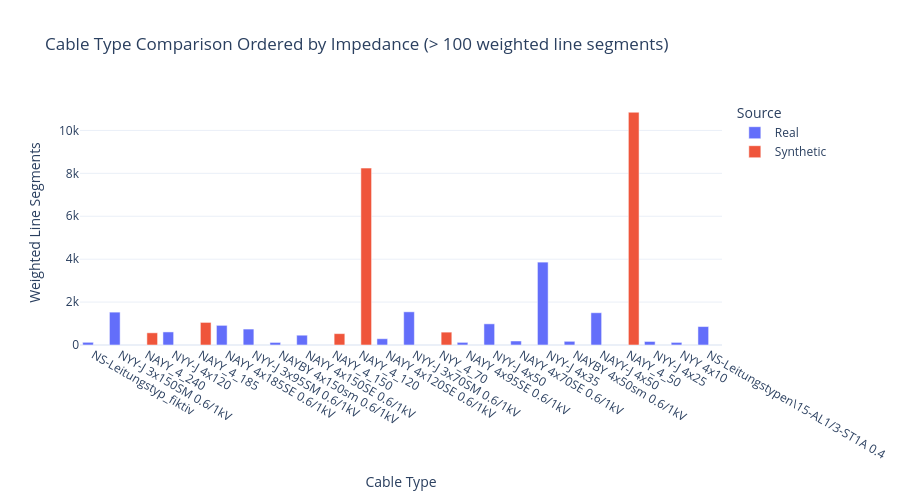

Notebook code cell kept with this figure:
### Code cell
_ = show_cable_type_comparison(
    PLZ,
    real_grid_dir=REAL_GRID_DIR,
    min_segment_count=MIN_CABLE_SEGMENTS,
 )

### Figure 1 — Plotly figure (JSON) as saved in the notebook; plotly's stock layout.template omitted (floating-point values rounded to 4 significant figures)
{"data": [{"alignmentgroup": "True", "customdata": [[1.223, 0.0], [40.34, 0.1453], [18.34, 0.1735], [30.45, 0.1836], [18.77, 0.208], [2.758, 0.2197], [11.69, 0.2218], [8.619, 0.2666], [32.89, 0.2788], [5.336, 0.3311], [20.88, 0.3961], [4.666, 0.4518], [56.19, 0.5309], [1.689, 0.6465], [22.28, 0.6466], [2.279, 0.7324], [1.749, 1.833], [10.97, 1.909]], "hovertemplate": "Source=Real<br>Cable Type=%{x}<br>Weighted Line Segments=%{y}<br>total_length_km=%{customdata[0]}<br>impedance_ohm_per_km=%{customdata[1]}<extra></extra>", "legendgroup": "Real", "marker": {"color": "#636efa", "pattern": {"shape": ""}}, "name": "Real", "offsetgroup": "Real", "orientation": "v", "showlegend": true, "textposition": "auto", "type": "bar", "x": ["NS-Leitungstyp_fiktiv", "NYY-J 3x150SM 0.6/1kV", "NYY-J 4x120", "NAYY 4x185SE 0.6/1kV", "NYY-J 3x95SM 0.6/1kV", "NAYBY 4x150sm 0.6/1kV", "NAYY 4x150SE 0.6/1kV", "NAYY 4x120SE 0.6/1kV", "NYY-J 3x70SM 0.6/1kV", "NAYY 4x95SE 0.6/1kV", "NYY-J 4x50", "NAYY 4x70SE 0.6/1kV", "NYY-J 4x35", "NAYBY 4x50sm 0.6/1kV", "NAYY-J 4x50", "NYY-J 4x25", "NYY 4x10", "NS-Leitungstypen\\15-AL1/3-ST1A 0.4"], "xaxis": "x", "y": [126.0, 1532.0, 609.0, 916.0, 743.0, 120.0, 457.0, 293.0, 1547.0, 123.0, 987.0, 187.0, 3863.0, 172.0, 1504.0, 165.0, 121.0, 860.0], "yaxis": "y"}, {"alignmentgroup": "True", "customdata": [[15.82, 0.1501], [29.31, 0.1825], [6.353, 0.2229], [183.0, 0.2388], [24.7, 0.2803], [230.0, 0.6473]], "hovertemplate": "Source=Synthetic<br>Cable Type=%{x}<br>Weighted Line Segments=%{y}<br>total_length_km=%{customdata[0]}<br>impedance_ohm_per_km=%{customdata[1]}<extra></extra>", "legendgroup": "Synthetic", "marker": {"color": "#EF553B", "pattern": {"shape": ""}}, "name": "Synthetic", "offsetgroup": "Synthetic", "orientation": "v", "showlegend": true, "textposition": "auto", "type": "bar", "x": ["NAYY_4_240", "NAYY_4_185", "NAYY_4_150", "NAYY_4_120", "NYY_4_70", "NAYY_4_50"], "xaxis": "x", "y": [568.0, 1053.0, 530.0, 8246.0, 600.0, 10850.0], "yaxis": "y"}], "layout": {"barmode": "group", "height": 500, "legend": {"title": {"text": "Source"}, "tracegroupgap": 0}, "title": {"text": "Cable Type Comparison Ordered by Impedance (> 100 weighted line segments)"}, "xaxis": {"anchor": "y", "categoryarray": ["NS-Leitungstyp_fiktiv", "NYY-J 3x150SM 0.6/1kV", "NAYY_4_240", "NYY-J 4x120", "NAYY_4_185", "NAYY 4x185SE 0.6/1kV", "NYY-J 3x95SM 0.6/1kV", "NAYBY 4x150sm 0.6/1kV", "NAYY 4x150SE 0.6/1kV", "NAYY_4_150", "NAYY_4_120", "NAYY 4x120SE 0.6/1kV", "NYY-J 3x70SM 0.6/1kV", "NYY_4_70", "NAYY 4x95SE 0.6/1kV", "NYY-J 4x50", "NAYY 4x70SE 0.6/1kV", "NYY-J 4x35", "NAYBY 4x50sm 0.6/1kV", "NAYY-J 4x50", "NAYY_4_50", "NYY-J 4x25", "NYY 4x10", "NS-Leitungstypen\\15-AL1/3-ST1A 0.4"], "categoryorder": "array", "domain": [0, 1], "title": {"text": "Cable Type"}}, "yaxis": {"anchor": "x", "domain": [0, 1], "title": {"text": "Weighted Line Segments"}}}}
